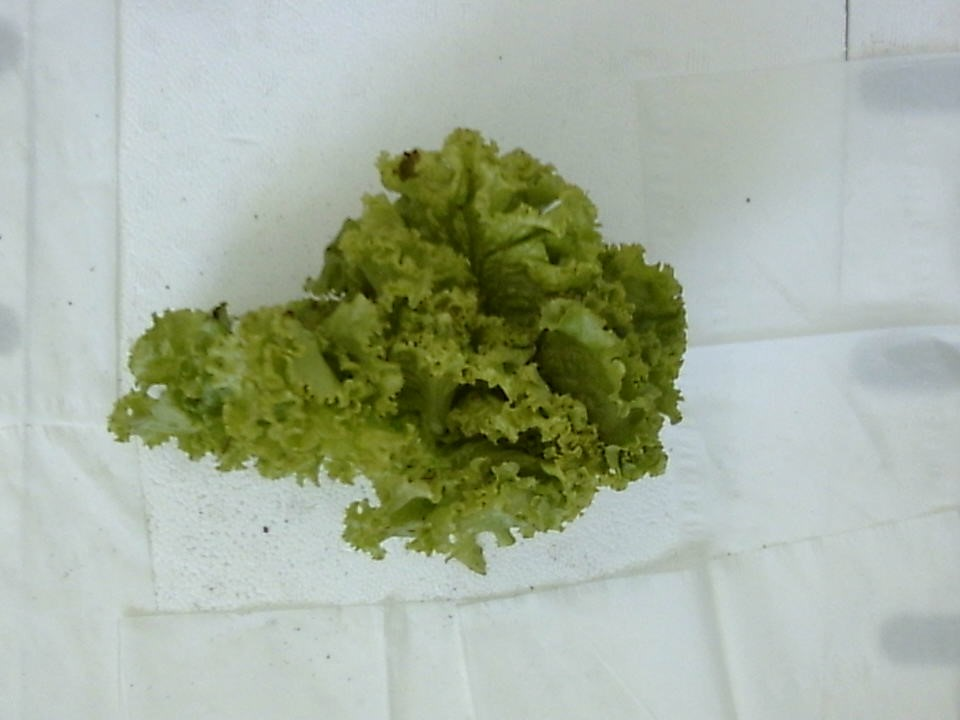
#> input picture Program/dataset/tes nilai hue/data.jpg, 960 x 720 px
$ python tesNilaiHue.py
#> lines starting #> are read from the running program, lines starting #| are printed output that depends on the picture; after the words box and inside, x2 and y2 are one past the last pixel; in counts of white or black regions, pixels touching at a corner belong together
import numpy as np
import cv2
import imutils

# from image
img = cv2.imread('dataset/tes nilai hue/data.jpg', cv2.IMREAD_COLOR)
#> img is the input picture: shape (720, 960, 3); mean B, G, R 159.4, 177.1, 166.9
# 4,7,9,11
# ================================================= #
## main code
imgHSV = cv2.cvtColor(img, cv2.COLOR_BGR2HSV)
#> imgHSV: shape (720, 960, 3); mean H, S, V 71, 53.5, 177.8

batas_bawah = (0, 0, 0)
batas_atas = (30, 255, 127)
mask = cv2.inRange(imgHSV, batas_bawah, batas_atas)
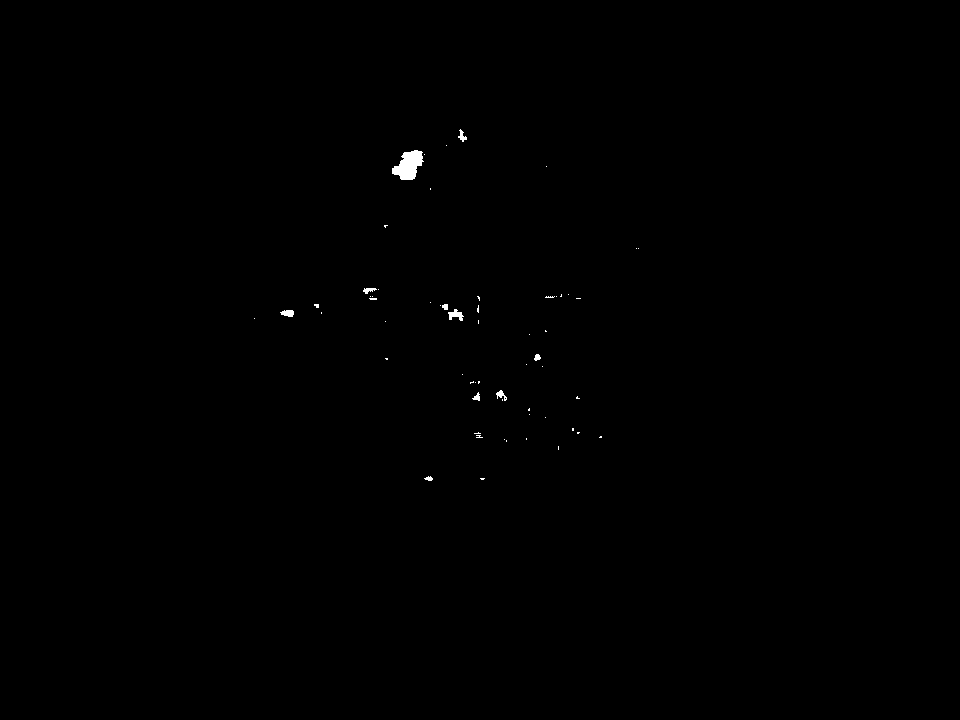
#> mask: shape (720, 960); 0.18% white; 59 white regions (49 under 20 px)

cnts = cv2.findContours(mask.copy(), cv2.RETR_EXTERNAL,cv2.CHAIN_APPROX_SIMPLE)
#> cnts = 59 contours, 50 with area under 20; largest, box (x1, y1, x2, y2) and area: (392, 150, 424, 180) 548, (448, 309, 464, 321) 77, (280, 310, 294, 317) 58, (496, 390, 507, 401) 38, (458, 129, 467, 142) 37
cnts = imutils.grab_contours(cnts)
for c in cnts:
    rect = cv2.boundingRect(c)
    # ukuran objek yang anggap tip burn
    if rect[2] < 8 or rect[3] < 8: continue
    x,y,w,h = rect
    cv2.rectangle(img,(x,y),(x+w,y+h),(255,255,255),2)
    cv2.putText(img,'Disease Detected',(x+w+10,y+h),0,0.5,(255,255,255),2)
#> this loop made 59 passes
#> rect on passes 2, 5, 8, 10, 12, 13, 16, 19, 21, 22, 23, 24: (424, 476, 9, 5), (504, 439, 1, 1), (476, 435, 7, 3), (474, 432, 7, 2), (545, 417, 1, 1), (529, 414, 1, 1), (576, 396, 4, 3), (475, 382, 1, 1), (470, 381, 4, 3), (462, 374, 1, 1), (542, 366, 1, 1), (526, 364, 1, 1)
#> (c, rect) on passes 1, 3, 4, 6, 7, 9: ([[480, 478], [481, 479], [483, 479], [484, 478]], (480, 478, 5, 2)), ([[558, 446], [558, 449]], (558, 446, 1, 4)), ([[506, 440], [506, 441]], (506, 440, 1, 2)), ([[526, 438], [526, 439]], (526, 438, 1, 2)), ([[600, 436], [599, 437], [601, 437], [601, 436]], (599, 436, 3, 2)), ([[577, 432], [577, 433], [578, 433], [579, 432]], (577, 432, 3, 2))
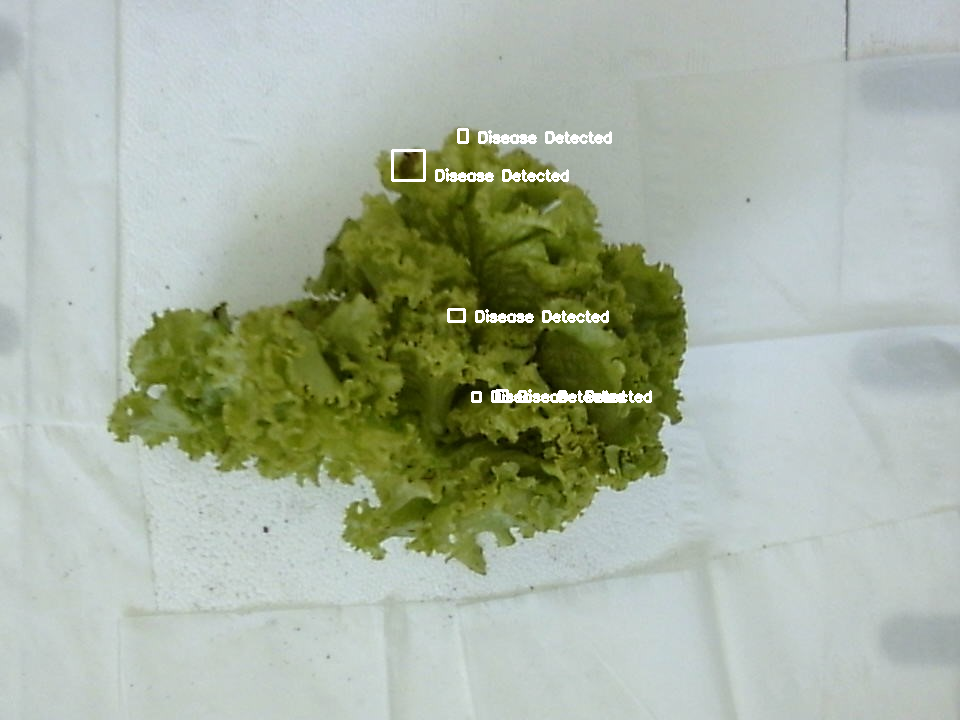
#> img: shape (720, 960, 3); 0.76% of pixels changed, all inside (x1, y1, x2, y2) = (391, 128, 652, 403)

# Display the resulting frame
cv2.imshow('Hasil Deteksi', img)
cv2.imshow("Hasil Segmentasi", mask)

# save
cv2.imwrite('dataset/tes nilai hue/Hasil Deteksi/data_60_Deteksi.jpg', img)
cv2.imwrite('dataset/tes nilai hue/Hasil Segmentasi/data_60_Segmentasi.jpg', mask)


cv2.waitKey(0)
cv2.destroyAllWindows()
